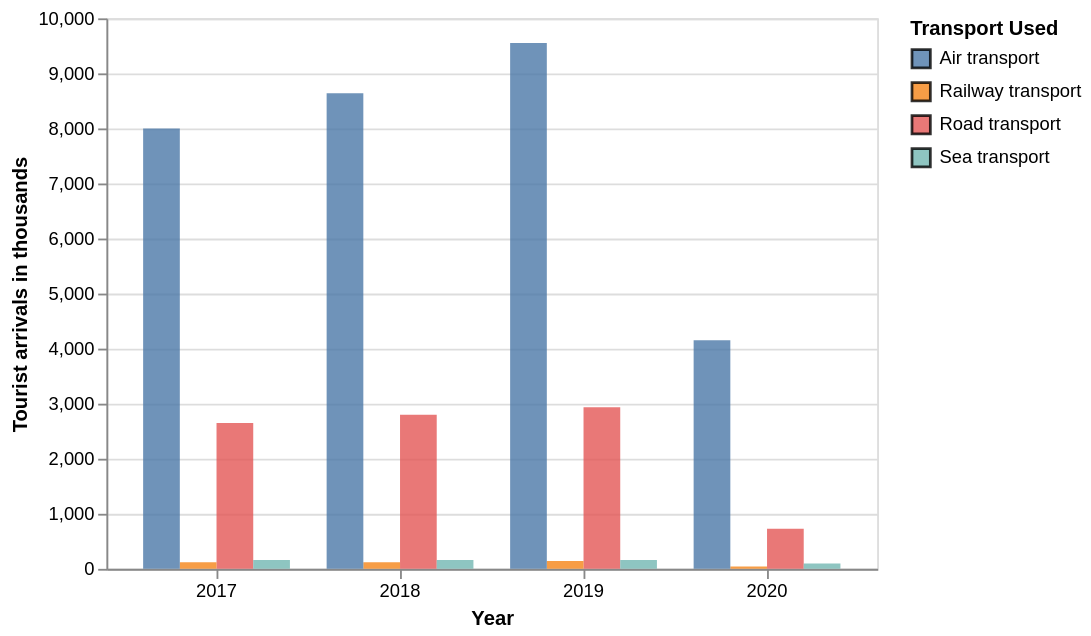

Source (Vega-Lite JSON):
### Vega-Lite specification from a JSON file in a GitHub repository (floating-point values rounded to 4 significant figures)
{"$schema": "https://vega.github.io/schema/vega-lite/v5.json", "data": {"values": [{"Year": "2017", "Transport Used": "Road transport", "Tourist arrivals in thousands": 2648.0}, {"Year": "2017", "Transport Used": "Railway transport", "Tourist arrivals in thousands": 117.8}, {"Year": "2017", "Transport Used": "Air transport", "Tourist arrivals in thousands": 7998.0}, {"Year": "2017", "Transport Used": "Sea transport", "Tourist arrivals in thousands": 161.2}, {"Year": "2018", "Transport Used": "Road transport", "Tourist arrivals in thousands": 2797.0}, {"Year": "2018", "Transport Used": "Railway transport", "Tourist arrivals in thousands": 121.9}, {"Year": "2018", "Transport Used": "Air transport", "Tourist arrivals in thousands": 8639.0}, {"Year": "2018", "Transport Used": "Sea transport", "Tourist arrivals in thousands": 162.4}, {"Year": "2019", "Transport Used": "Road transport", "Tourist arrivals in thousands": 2936.0}, {"Year": "2019", "Transport Used": "Railway transport", "Tourist arrivals in thousands": 141.7}, {"Year": "2019", "Transport Used": "Air transport", "Tourist arrivals in thousands": 9552.0}, {"Year": "2019", "Transport Used": "Sea transport", "Tourist arrivals in thousands": 162.4}, {"Year": "2020", "Transport Used": "Road transport", "Tourist arrivals in thousands": 729.9}, {"Year": "2020", "Transport Used": "Railway transport", "Tourist arrivals in thousands": 42.84}, {"Year": "2020", "Transport Used": "Air transport", "Tourist arrivals in thousands": 4151.0}, {"Year": "2020", "Transport Used": "Sea transport", "Tourist arrivals in thousands": 99.21}]}, "params": [{"name": "legend_highlight", "select": {"type": "point", "fields": ["Transport Used"], "on": "click"}, "bind": "legend"}, {"name": "highlight", "select": {"type": "point", "on": "mouseover"}}], "mark": {"type": "bar", "stroke": "black", "cursor": "pointer"}, "encoding": {"x": {"field": "Year"}, "y": {"field": "Tourist arrivals in thousands", "type": "quantitative"}, "xOffset": {"field": "Transport Used"}, "color": {"field": "Transport Used"}, "opacity": {"condition": {"param": "legend_highlight", "value": 0.8}, "value": 0.2}, "strokeWidth": {"condition": [{"param": "highlight", "empty": false, "value": 1}], "value": 0}, "tooltip": [{"field": "Year", "type": "nominal"}, {"field": "Transport Used", "type": "nominal"}, {"field": "Tourist arrivals in thousands", "type": "quantitative", "format": ".1f"}]}, "config": {"axis": {"labelAngle": 0}}}
